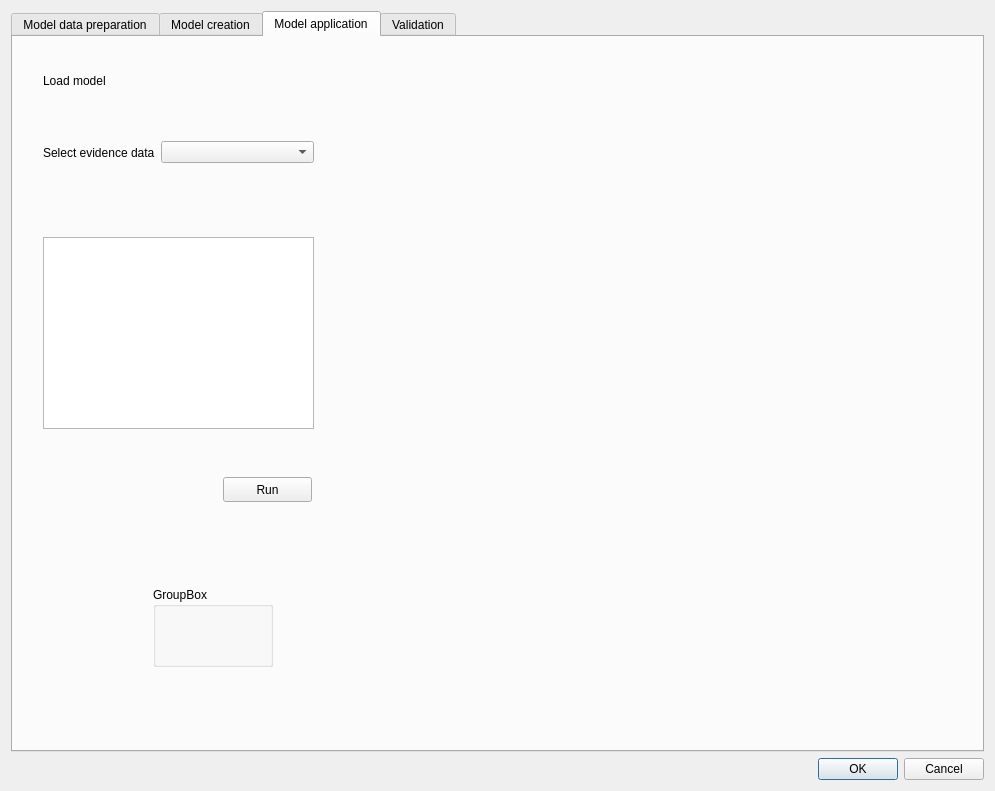
<?xml version="1.0" encoding="UTF-8"?>
<ui version="4.0">
 <class>Dialog</class>
 <widget class="QDialog" name="Dialog">
  <property name="geometry">
   <rect>
    <x>0</x>
    <y>0</y>
    <width>995</width>
    <height>791</height>
   </rect>
  </property>
  <property name="windowTitle">
   <string>Dialog</string>
  </property>
  <layout class="QVBoxLayout" name="verticalLayout">
   <item>
    <widget class="QTabWidget" name="tabWidget">
     <property name="currentIndex">
      <number>2</number>
     </property>
     <widget class="QWidget" name="tab_3">
      <attribute name="title">
       <string>Model data preparation</string>
      </attribute>
      <widget class="QLabel" name="label_8">
       <property name="geometry">
        <rect>
         <x>30</x>
         <y>80</y>
         <width>271</width>
         <height>17</height>
        </rect>
       </property>
       <property name="text">
        <string>Optional guidance based on model?</string>
       </property>
      </widget>
      <widget class="QComboBox" name="comboBox_4">
       <property name="geometry">
        <rect>
         <x>30</x>
         <y>30</y>
         <width>289</width>
         <height>25</height>
        </rect>
       </property>
       <item>
        <property name="text">
         <string>Random forest - classifier</string>
        </property>
       </item>
       <item>
        <property name="text">
         <string>Random forest - regressor</string>
        </property>
       </item>
       <item>
        <property name="text">
         <string>Gradient boosting – classifier</string>
        </property>
       </item>
       <item>
        <property name="text">
         <string>Gradient boosting – regressor</string>
        </property>
       </item>
       <item>
        <property name="text">
         <string>Logistic regression (classifier)</string>
        </property>
       </item>
       <item>
        <property name="text">
         <string>Logistic regression</string>
        </property>
       </item>
       <item>
        <property name="text">
         <string>Gradient boosting</string>
        </property>
       </item>
      </widget>
      <widget class="QFrame" name="frame_2">
       <property name="geometry">
        <rect>
         <x>10</x>
         <y>320</y>
         <width>841</width>
         <height>370</height>
        </rect>
       </property>
       <property name="sizePolicy">
        <sizepolicy hsizetype="Preferred" vsizetype="Expanding">
         <horstretch>0</horstretch>
         <verstretch>0</verstretch>
        </sizepolicy>
       </property>
       <property name="frameShape">
        <enum>QFrame::StyledPanel</enum>
       </property>
       <property name="frameShadow">
        <enum>QFrame::Raised</enum>
       </property>
       <widget class="QLabel" name="label_9">
        <property name="geometry">
         <rect>
          <x>310</x>
          <y>20</y>
          <width>181</width>
          <height>17</height>
         </rect>
        </property>
        <property name="text">
         <string>Training data preparation</string>
        </property>
       </widget>
       <widget class="QWidget" name="layoutWidget_5">
        <property name="geometry">
         <rect>
          <x>20</x>
          <y>50</y>
          <width>103</width>
          <height>213</height>
         </rect>
        </property>
        <layout class="QVBoxLayout" name="verticalLayout_13">
         <item>
          <widget class="QPushButton" name="pushButton_3">
           <property name="text">
            <string>Binary</string>
           </property>
          </widget>
         </item>
         <item>
          <widget class="QPushButton" name="pushButton_4">
           <property name="text">
            <string>Linear Scaling</string>
           </property>
          </widget>
         </item>
         <item>
          <widget class="QPushButton" name="pushButton_7">
           <property name="text">
            <string>Clip? Area?</string>
           </property>
          </widget>
         </item>
         <item>
          <widget class="QPushButton" name="pushButton_5">
           <property name="text">
            <string>Logarythmic scaling</string>
           </property>
          </widget>
         </item>
         <item>
          <widget class="QPushButton" name="pushButton_6">
           <property name="text">
            <string>Winsorize</string>
           </property>
          </widget>
         </item>
         <item>
          <widget class="QPushButton" name="pushButton_8">
           <property name="text">
            <string>Z-score norm.</string>
           </property>
          </widget>
         </item>
         <item>
          <widget class="QPushButton" name="pushButton_9">
           <property name="text">
            <string>Sigmoid</string>
           </property>
          </widget>
         </item>
        </layout>
       </widget>
       <widget class="QLabel" name="label_2">
        <property name="geometry">
         <rect>
          <x>20</x>
          <y>20</y>
          <width>151</width>
          <height>17</height>
         </rect>
        </property>
        <property name="text">
         <string>Evidence data transformations</string>
        </property>
       </widget>
       <widget class="Line" name="line_2">
        <property name="geometry">
         <rect>
          <x>270</x>
          <y>10</y>
          <width>20</width>
          <height>351</height>
         </rect>
        </property>
        <property name="orientation">
         <enum>Qt::Vertical</enum>
        </property>
       </widget>
       <widget class="QWidget" name="layoutWidget_6">
        <property name="geometry">
         <rect>
          <x>310</x>
          <y>60</y>
          <width>222</width>
          <height>151</height>
         </rect>
        </property>
        <layout class="QVBoxLayout" name="verticalLayout_14">
         <item>
          <widget class="QPushButton" name="pushButton_12">
           <property name="enabled">
            <bool>false</bool>
           </property>
           <property name="text">
            <string>Balance classes (SMOTETomek)</string>
           </property>
          </widget>
         </item>
         <item>
          <widget class="QPushButton" name="pushButton_13">
           <property name="enabled">
            <bool>false</bool>
           </property>
           <property name="text">
            <string>Generate negatives</string>
           </property>
          </widget>
         </item>
         <item>
          <widget class="QPushButton" name="pushButton_14">
           <property name="enabled">
            <bool>false</bool>
           </property>
           <property name="text">
            <string>Train-test split</string>
           </property>
          </widget>
         </item>
         <item>
          <widget class="QPushButton" name="pushButton_15">
           <property name="enabled">
            <bool>false</bool>
           </property>
           <property name="text">
            <string>Combine datasets</string>
           </property>
          </widget>
         </item>
         <item>
          <widget class="QPushButton" name="pushButton_10">
           <property name="enabled">
            <bool>false</bool>
           </property>
           <property name="text">
            <string>One-hot encode</string>
           </property>
          </widget>
         </item>
        </layout>
       </widget>
       <widget class="QLabel" name="label_15">
        <property name="geometry">
         <rect>
          <x>20</x>
          <y>280</y>
          <width>181</width>
          <height>17</height>
         </rect>
        </property>
        <property name="text">
         <string>Evidence data discretization</string>
        </property>
       </widget>
       <widget class="QPushButton" name="pushButton_11">
        <property name="geometry">
         <rect>
          <x>20</x>
          <y>310</y>
          <width>100</width>
          <height>23</height>
         </rect>
        </property>
        <property name="text">
         <string>Reclassify</string>
        </property>
       </widget>
      </widget>
      <widget class="QLabel" name="label_13">
       <property name="geometry">
        <rect>
         <x>20</x>
         <y>290</y>
         <width>321</width>
         <height>17</height>
        </rect>
       </property>
       <property name="text">
        <string>just an initial sketch here</string>
       </property>
      </widget>
     </widget>
     <widget class="QWidget" name="tab">
      <attribute name="title">
       <string>Model creation</string>
      </attribute>
      <layout class="QVBoxLayout" name="verticalLayout_8">
       <item>
        <layout class="QHBoxLayout" name="horizontalLayout_5">
         <item>
          <layout class="QVBoxLayout" name="verticalLayout_7">
           <item>
            <layout class="QVBoxLayout" name="verticalLayout_5">
             <item>
              <widget class="QLabel" name="label_3">
               <property name="sizePolicy">
                <sizepolicy hsizetype="Preferred" vsizetype="Preferred">
                 <horstretch>0</horstretch>
                 <verstretch>0</verstretch>
                </sizepolicy>
               </property>
               <property name="font">
                <font>
                 <weight>75</weight>
                 <bold>true</bold>
                </font>
               </property>
               <property name="text">
                <string>Select evidence data</string>
               </property>
               <property name="alignment">
                <set>Qt::AlignBottom|Qt::AlignLeading|Qt::AlignLeft</set>
               </property>
              </widget>
             </item>
            </layout>
           </item>
           <item>
            <widget class="QListView" name="listView"/>
           </item>
           <item>
            <spacer name="verticalSpacer_2">
             <property name="orientation">
              <enum>Qt::Vertical</enum>
             </property>
             <property name="sizeType">
              <enum>QSizePolicy::Maximum</enum>
             </property>
             <property name="sizeHint" stdset="0">
              <size>
               <width>20</width>
               <height>10</height>
              </size>
             </property>
            </spacer>
           </item>
           <item>
            <layout class="QVBoxLayout" name="verticalLayout_2">
             <item>
              <widget class="QLabel" name="label_5">
               <property name="font">
                <font>
                 <weight>75</weight>
                 <bold>true</bold>
                </font>
               </property>
               <property name="text">
                <string>Model parameters</string>
               </property>
              </widget>
             </item>
             <item>
              <layout class="QFormLayout" name="formLayout_5">
               <item row="0" column="0">
                <widget class="QLabel" name="lossLabel_2">
                 <property name="text">
                  <string>Loss</string>
                 </property>
                </widget>
               </item>
               <item row="0" column="1">
                <widget class="QComboBox" name="lossComboBox_2">
                 <item>
                  <property name="text">
                   <string>log_loss</string>
                  </property>
                 </item>
                 <item>
                  <property name="text">
                   <string>exponential</string>
                  </property>
                 </item>
                </widget>
               </item>
               <item row="1" column="0">
                <widget class="QLabel" name="learningRateLabel_2">
                 <property name="text">
                  <string>Learning rate</string>
                 </property>
                </widget>
               </item>
               <item row="1" column="1">
                <widget class="QgsDoubleSpinBox" name="learningRateQgsDoubleSpinBox_2">
                 <property name="minimum">
                  <double>0.000000000000000</double>
                 </property>
                 <property name="value">
                  <double>0.100000000000000</double>
                 </property>
                </widget>
               </item>
               <item row="2" column="0">
                <widget class="QLabel" name="nEstimatorsLabel_2">
                 <property name="text">
                  <string>N estimators</string>
                 </property>
                </widget>
               </item>
               <item row="2" column="1">
                <widget class="QgsSpinBox" name="nEstimatorsQgsSpinBox_2">
                 <property name="minimum">
                  <number>1</number>
                 </property>
                 <property name="maximum">
                  <number>10000</number>
                 </property>
                 <property name="value">
                  <number>100</number>
                 </property>
                </widget>
               </item>
               <item row="3" column="0">
                <widget class="QLabel" name="maxDepthLabel_2">
                 <property name="text">
                  <string>Max depth</string>
                 </property>
                </widget>
               </item>
               <item row="3" column="1">
                <widget class="QgsSpinBox" name="maxDepthQgsSpinBox_2">
                 <property name="minimum">
                  <number>1</number>
                 </property>
                 <property name="value">
                  <number>3</number>
                 </property>
                </widget>
               </item>
               <item row="4" column="0">
                <widget class="QLabel" name="subsampleLabel_2">
                 <property name="text">
                  <string>Subsample</string>
                 </property>
                </widget>
               </item>
               <item row="4" column="1">
                <widget class="QgsDoubleSpinBox" name="subsampleQgsDoubleSpinBox_2">
                 <property name="minimum">
                  <double>0.010000000000000</double>
                 </property>
                 <property name="maximum">
                  <double>1.000000000000000</double>
                 </property>
                 <property name="value">
                  <double>1.000000000000000</double>
                 </property>
                </widget>
               </item>
              </layout>
             </item>
            </layout>
           </item>
           <item>
            <layout class="QVBoxLayout" name="verticalLayout_9">
             <item>
              <widget class="QLabel" name="label_19">
               <property name="font">
                <font>
                 <weight>75</weight>
                 <bold>true</bold>
                </font>
               </property>
               <property name="text">
                <string>Model save path</string>
               </property>
               <property name="alignment">
                <set>Qt::AlignBottom|Qt::AlignLeading|Qt::AlignLeft</set>
               </property>
              </widget>
             </item>
             <item>
              <widget class="QgsFileWidget" name="mQgsFileWidget_2"/>
             </item>
            </layout>
           </item>
           <item>
            <spacer name="verticalSpacer">
             <property name="orientation">
              <enum>Qt::Vertical</enum>
             </property>
             <property name="sizeType">
              <enum>QSizePolicy::Preferred</enum>
             </property>
             <property name="sizeHint" stdset="0">
              <size>
               <width>20</width>
               <height>10</height>
              </size>
             </property>
            </spacer>
           </item>
           <item>
            <layout class="QVBoxLayout" name="verticalLayout_4">
             <item>
              <widget class="QLabel" name="label_7">
               <property name="font">
                <font>
                 <weight>75</weight>
                 <bold>true</bold>
                </font>
               </property>
               <property name="text">
                <string>Training data</string>
               </property>
              </widget>
             </item>
             <item>
              <layout class="QFormLayout" name="formLayout_7">
               <item row="0" column="0">
                <widget class="QLabel" name="label_10">
                 <property name="text">
                  <string>X (data)</string>
                 </property>
                </widget>
               </item>
               <item row="0" column="1">
                <widget class="QgsMapLayerComboBox" name="mMapLayerComboBox_3"/>
               </item>
               <item row="1" column="0">
                <widget class="QLabel" name="label_4">
                 <property name="text">
                  <string>y (labels)</string>
                 </property>
                </widget>
               </item>
               <item row="1" column="1">
                <widget class="QgsMapLayerComboBox" name="mMapLayerComboBox_4"/>
               </item>
              </layout>
             </item>
            </layout>
           </item>
           <item>
            <layout class="QVBoxLayout" name="verticalLayout_6">
             <item>
              <widget class="QLabel" name="label_6">
               <property name="font">
                <font>
                 <weight>75</weight>
                 <bold>true</bold>
                </font>
               </property>
               <property name="text">
                <string>Test/validation settings</string>
               </property>
              </widget>
             </item>
             <item>
              <layout class="QFormLayout" name="formLayout_6">
               <item row="0" column="0">
                <widget class="QLabel" name="testMethodLabel_5">
                 <property name="text">
                  <string>Test method</string>
                 </property>
                </widget>
               </item>
               <item row="0" column="1">
                <widget class="QComboBox" name="testMethodComboBox_5">
                 <item>
                  <property name="text">
                   <string>Simple split</string>
                  </property>
                 </item>
                 <item>
                  <property name="text">
                   <string>K-fold CV</string>
                  </property>
                 </item>
                 <item>
                  <property name="text">
                   <string>Stratified k-fold CV</string>
                  </property>
                 </item>
                 <item>
                  <property name="text">
                   <string>Leave-one-out CV</string>
                  </property>
                 </item>
                 <item>
                  <property name="text">
                   <string>None</string>
                  </property>
                 </item>
                </widget>
               </item>
               <item row="1" column="0">
                <widget class="QLabel" name="testMethodLabel_6">
                 <property name="text">
                  <string>Metrics</string>
                 </property>
                </widget>
               </item>
               <item row="1" column="1">
                <widget class="QgsCheckableComboBox" name="mComboBox">
                 <property name="checkedItems">
                  <stringlist/>
                 </property>
                 <item>
                  <property name="text">
                   <string>Accuracy</string>
                  </property>
                 </item>
                 <item>
                  <property name="text">
                   <string>Precision</string>
                  </property>
                 </item>
                 <item>
                  <property name="text">
                   <string>Recall</string>
                  </property>
                 </item>
                 <item>
                  <property name="text">
                   <string>F1</string>
                  </property>
                 </item>
                 <item>
                  <property name="text">
                   <string>MAE</string>
                  </property>
                 </item>
                 <item>
                  <property name="text">
                   <string>MSE</string>
                  </property>
                 </item>
                 <item>
                  <property name="text">
                   <string>RMSE</string>
                  </property>
                 </item>
                 <item>
                  <property name="text">
                   <string>R2</string>
                  </property>
                 </item>
                </widget>
               </item>
               <item row="2" column="0">
                <widget class="QLabel" name="simpleSplitSizeLabel_3">
                 <property name="text">
                  <string>Simple split size</string>
                 </property>
                </widget>
               </item>
               <item row="2" column="1">
                <widget class="QDoubleSpinBox" name="doubleSpinBox_3">
                 <property name="minimum">
                  <double>0.010000000000000</double>
                 </property>
                 <property name="maximum">
                  <double>0.990000000000000</double>
                 </property>
                 <property name="value">
                  <double>0.200000000000000</double>
                 </property>
                </widget>
               </item>
               <item row="3" column="0">
                <widget class="QLabel" name="crossValidationFoldsLabel_3">
                 <property name="text">
                  <string>Cross-validation folds</string>
                 </property>
                </widget>
               </item>
               <item row="3" column="1">
                <widget class="QgsSpinBox" name="crossValidationFoldsQgsSpinBox_3">
                 <property name="minimum">
                  <number>2</number>
                 </property>
                 <property name="value">
                  <number>5</number>
                 </property>
                </widget>
               </item>
              </layout>
             </item>
            </layout>
           </item>
           <item>
            <widget class="QPushButton" name="pushButton">
             <property name="text">
              <string>Start training</string>
             </property>
            </widget>
           </item>
          </layout>
         </item>
         <item>
          <widget class="QFrame" name="frame">
           <property name="minimumSize">
            <size>
             <width>600</width>
             <height>0</height>
            </size>
           </property>
           <property name="frameShape">
            <enum>QFrame::StyledPanel</enum>
           </property>
           <property name="frameShadow">
            <enum>QFrame::Raised</enum>
           </property>
           <layout class="QVBoxLayout" name="verticalLayout_10">
            <item>
             <widget class="QTabWidget" name="tabWidget_2">
              <property name="currentIndex">
               <number>0</number>
              </property>
              <widget class="QWidget" name="tab_4">
               <attribute name="title">
                <string>Training log</string>
               </attribute>
               <layout class="QVBoxLayout" name="verticalLayout_11">
                <item>
                 <layout class="QVBoxLayout" name="verticalLayout_3">
                  <item>
                   <widget class="QTextBrowser" name="textBrowser"/>
                  </item>
                  <item>
                   <layout class="QHBoxLayout" name="horizontalLayout_4">
                    <item>
                     <widget class="QLabel" name="label_14">
                      <property name="text">
                       <string>Progress</string>
                      </property>
                     </widget>
                    </item>
                    <item>
                     <widget class="QProgressBar" name="progressBar">
                      <property name="value">
                       <number>24</number>
                      </property>
                     </widget>
                    </item>
                   </layout>
                  </item>
                 </layout>
                </item>
               </layout>
              </widget>
              <widget class="QWidget" name="tab_5">
               <attribute name="title">
                <string>Training results</string>
               </attribute>
               <layout class="QVBoxLayout" name="verticalLayout_12">
                <item>
                 <widget class="QTableWidget" name="tableWidget">
                  <property name="alternatingRowColors">
                   <bool>true</bool>
                  </property>
                  <row>
                   <property name="text">
                    <string>1</string>
                   </property>
                  </row>
                  <row>
                   <property name="text">
                    <string>2</string>
                   </property>
                  </row>
                  <row>
                   <property name="text">
                    <string>3</string>
                   </property>
                  </row>
                  <row>
                   <property name="text">
                    <string>Micro avg</string>
                   </property>
                  </row>
                  <row>
                   <property name="text">
                    <string>Macro avg</string>
                   </property>
                  </row>
                  <row>
                   <property name="text">
                    <string>Weighted avg</string>
                   </property>
                  </row>
                  <column>
                   <property name="text">
                    <string>Precision</string>
                   </property>
                  </column>
                  <column>
                   <property name="text">
                    <string>Recall</string>
                   </property>
                  </column>
                  <column>
                   <property name="text">
                    <string>F1-score</string>
                   </property>
                  </column>
                  <column>
                   <property name="text">
                    <string>Support</string>
                   </property>
                  </column>
                  <item row="0" column="0">
                   <property name="text">
                    <string>0.98</string>
                   </property>
                  </item>
                  <item row="0" column="1">
                   <property name="text">
                    <string>0.99</string>
                   </property>
                  </item>
                  <item row="0" column="2">
                   <property name="text">
                    <string>0.96</string>
                   </property>
                  </item>
                  <item row="0" column="3">
                   <property name="text">
                    <string>100</string>
                   </property>
                  </item>
                  <item row="1" column="0">
                   <property name="text">
                    <string>0.87</string>
                   </property>
                  </item>
                  <item row="1" column="1">
                   <property name="text">
                    <string>0.94</string>
                   </property>
                  </item>
                  <item row="1" column="2">
                   <property name="text">
                    <string>0.89</string>
                   </property>
                  </item>
                  <item row="1" column="3">
                   <property name="text">
                    <string>85</string>
                   </property>
                  </item>
                  <item row="2" column="0">
                   <property name="text">
                    <string>0.87</string>
                   </property>
                  </item>
                  <item row="2" column="1">
                   <property name="text">
                    <string>0.69</string>
                   </property>
                  </item>
                  <item row="2" column="2">
                   <property name="text">
                    <string>0.77</string>
                   </property>
                  </item>
                  <item row="2" column="3">
                   <property name="text">
                    <string>100</string>
                   </property>
                  </item>
                  <item row="3" column="0">
                   <property name="text">
                    <string>0.98</string>
                   </property>
                  </item>
                  <item row="3" column="1">
                   <property name="text">
                    <string>0.43</string>
                   </property>
                  </item>
                  <item row="3" column="2">
                   <property name="text">
                    <string>0.98</string>
                   </property>
                  </item>
                  <item row="3" column="3">
                   <property name="text">
                    <string>100</string>
                   </property>
                  </item>
                  <item row="4" column="0">
                   <property name="text">
                    <string>0.44</string>
                   </property>
                  </item>
                  <item row="4" column="1">
                   <property name="text">
                    <string>0.66</string>
                   </property>
                  </item>
                  <item row="4" column="2">
                   <property name="text">
                    <string>0.54</string>
                   </property>
                  </item>
                  <item row="4" column="3">
                   <property name="text">
                    <string>40</string>
                   </property>
                  </item>
                  <item row="5" column="0">
                   <property name="text">
                    <string>0.70</string>
                   </property>
                  </item>
                  <item row="5" column="1">
                   <property name="text">
                    <string>0.77</string>
                   </property>
                  </item>
                  <item row="5" column="2">
                   <property name="text">
                    <string>0.76</string>
                   </property>
                  </item>
                  <item row="5" column="3">
                   <property name="text">
                    <string>10</string>
                   </property>
                  </item>
                 </widget>
                </item>
                <item>
                 <widget class="QLabel" name="label">
                  <property name="minimumSize">
                   <size>
                    <width>0</width>
                    <height>400</height>
                   </size>
                  </property>
                  <property name="text">
                   <string>Plot(s) placeholder</string>
                  </property>
                  <property name="alignment">
                   <set>Qt::AlignCenter</set>
                  </property>
                 </widget>
                </item>
               </layout>
              </widget>
             </widget>
            </item>
           </layout>
          </widget>
         </item>
        </layout>
       </item>
       <item>
        <widget class="Line" name="line">
         <property name="orientation">
          <enum>Qt::Horizontal</enum>
         </property>
        </widget>
       </item>
      </layout>
     </widget>
     <widget class="QWidget" name="tab_2">
      <attribute name="title">
       <string>Model application</string>
      </attribute>
      <widget class="QWidget" name="layoutWidget">
       <property name="geometry">
        <rect>
         <x>30</x>
         <y>30</y>
         <width>271</width>
         <height>27</height>
        </rect>
       </property>
       <layout class="QHBoxLayout" name="horizontalLayout_2">
        <item>
         <widget class="QLabel" name="label_11">
          <property name="text">
           <string>Load model</string>
          </property>
         </widget>
        </item>
        <item>
         <widget class="QgsFileWidget" name="mQgsFileWidget"/>
        </item>
       </layout>
      </widget>
      <widget class="QWidget" name="layoutWidget">
       <property name="geometry">
        <rect>
         <x>30</x>
         <y>90</y>
         <width>271</width>
         <height>51</height>
        </rect>
       </property>
       <layout class="QHBoxLayout" name="horizontalLayout_3">
        <item>
         <widget class="QLabel" name="label_12">
          <property name="sizePolicy">
           <sizepolicy hsizetype="Maximum" vsizetype="Preferred">
            <horstretch>0</horstretch>
            <verstretch>0</verstretch>
           </sizepolicy>
          </property>
          <property name="text">
           <string>Select evidence data</string>
          </property>
         </widget>
        </item>
        <item>
         <widget class="QgsMapLayerComboBox" name="mMapLayerComboBox_5"/>
        </item>
       </layout>
      </widget>
      <widget class="QPushButton" name="pushButton_2">
       <property name="geometry">
        <rect>
         <x>210</x>
         <y>440</y>
         <width>89</width>
         <height>25</height>
        </rect>
       </property>
       <property name="text">
        <string>Run</string>
       </property>
      </widget>
      <widget class="QListView" name="listView_2">
       <property name="geometry">
        <rect>
         <x>30</x>
         <y>200</y>
         <width>271</width>
         <height>192</height>
        </rect>
       </property>
      </widget>
      <widget class="QGroupBox" name="groupBox">
       <property name="geometry">
        <rect>
         <x>140</x>
         <y>550</y>
         <width>120</width>
         <height>80</height>
        </rect>
       </property>
       <property name="title">
        <string>GroupBox</string>
       </property>
      </widget>
     </widget>
     <widget class="QWidget" name="tab_8">
      <attribute name="title">
       <string>Validation</string>
      </attribute>
     </widget>
    </widget>
   </item>
   <item>
    <widget class="QDialogButtonBox" name="buttonBox">
     <property name="orientation">
      <enum>Qt::Horizontal</enum>
     </property>
     <property name="standardButtons">
      <set>QDialogButtonBox::Cancel|QDialogButtonBox::Ok</set>
     </property>
    </widget>
   </item>
  </layout>
 </widget>
 <customwidgets>
  <customwidget>
   <class>QgsCheckableComboBox</class>
   <extends>QComboBox</extends>
   <header>qgscheckablecombobox.h</header>
  </customwidget>
  <customwidget>
   <class>QgsDoubleSpinBox</class>
   <extends>QDoubleSpinBox</extends>
   <header>qgsdoublespinbox.h</header>
  </customwidget>
  <customwidget>
   <class>QgsFileWidget</class>
   <extends>QWidget</extends>
   <header>qgsfilewidget.h</header>
  </customwidget>
  <customwidget>
   <class>QgsMapLayerComboBox</class>
   <extends>QComboBox</extends>
   <header>qgsmaplayercombobox.h</header>
  </customwidget>
  <customwidget>
   <class>QgsSpinBox</class>
   <extends>QSpinBox</extends>
   <header>qgsspinbox.h</header>
  </customwidget>
 </customwidgets>
 <resources/>
 <connections>
  <connection>
   <sender>buttonBox</sender>
   <signal>accepted()</signal>
   <receiver>Dialog</receiver>
   <slot>accept()</slot>
   <hints>
    <hint type="sourcelabel">
     <x>248</x>
     <y>254</y>
    </hint>
    <hint type="destinationlabel">
     <x>157</x>
     <y>274</y>
    </hint>
   </hints>
  </connection>
  <connection>
   <sender>buttonBox</sender>
   <signal>rejected()</signal>
   <receiver>Dialog</receiver>
   <slot>reject()</slot>
   <hints>
    <hint type="sourcelabel">
     <x>316</x>
     <y>260</y>
    </hint>
    <hint type="destinationlabel">
     <x>286</x>
     <y>274</y>
    </hint>
   </hints>
  </connection>
 </connections>
</ui>
